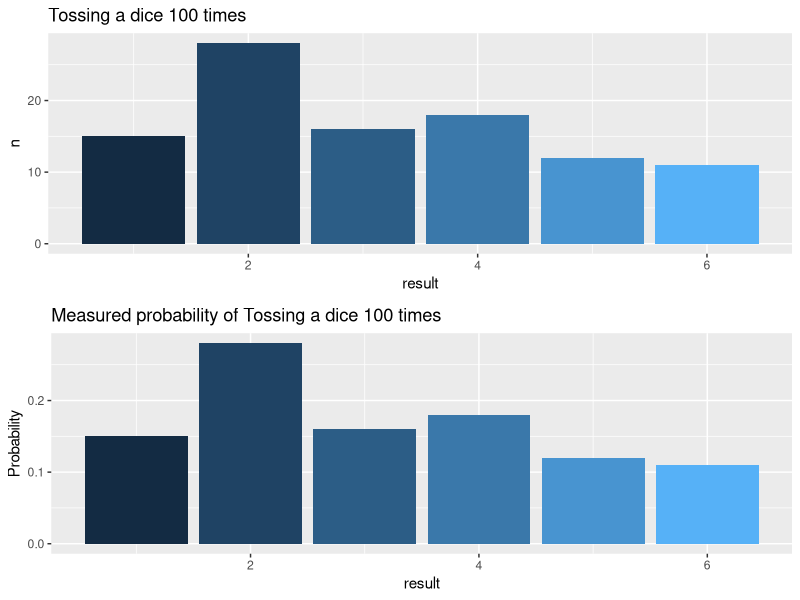
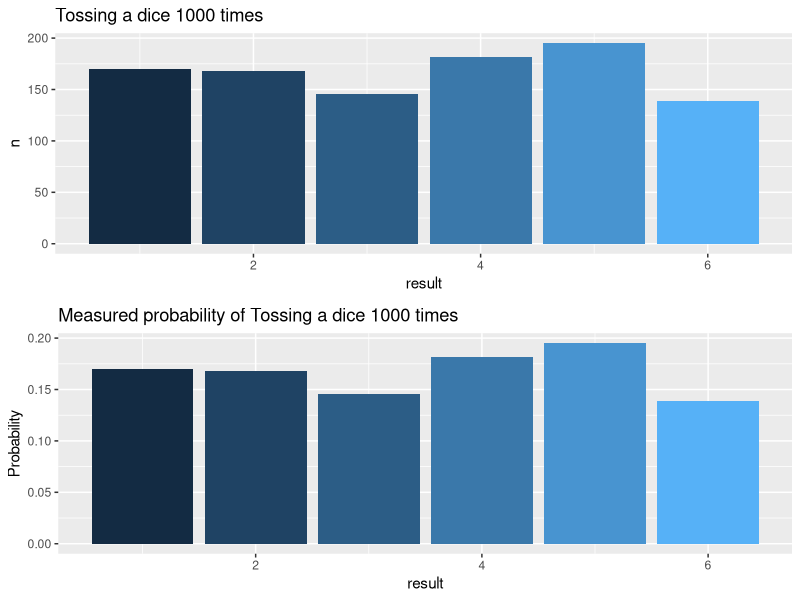

Write R code to recreate these figures, in order.
## ---- chunk 1

library(tidyr)
library(dplyr)
library(ggplot2)
library(gridExtra)

## ---- chunk 2
tossDice <- function(numToss = 10){
  dice <- c(1:6)
  result <- sample(dice,numToss, replace = TRUE)
  df_total <- data.frame(result) %>% count(result)
  

}

plotDice <- function(df){
  number <- sum(df$n)
  
 
  plot1 <- ggplot(df, aes(result,n, fill = result)) + geom_bar(stat = "identity") + labs(title = paste0("Tossing a dice ", number," times")) +theme(legend.position = "none")


  plot2 <- ggplot(df, aes(result, prop.table(df$n), fill = result)) + geom_bar(stat = "identity") + labs(title = paste0("Measured probability of Tossing a dice ", number," times"), y = "Probability") + theme(legend.position = "none")
  
  grid.arrange(plot1, plot2)
}

## ---- chunk 3
df100 <- tossDice(100)
df100
plotDice(df100)

## ---- chunk 4
df1000 <- tossDice(1000)
df1000
plotDice(df1000)


